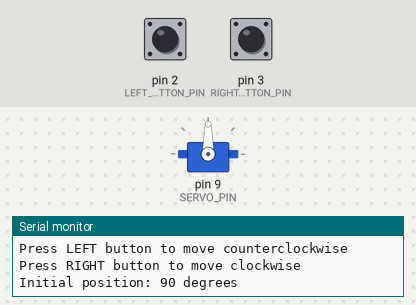
The sketch below on a simulated Arduino Uno, built with avr-gcc and run on an emulated ATmega328P. On the bench: servo, the last lines printed to the serial monitor. The inputs (shaded band) are chosen by the test bench; at power-on: pin 2 (LEFT_BUTTON_PIN) HIGH, pin 3 (RIGHT_BUTTON_PIN) HIGH.

Above: at 1.2 s.
1.3 s: pin 2 (LEFT_BUTTON_PIN) pulled LOW for 0.15 s
At 2.3 s:
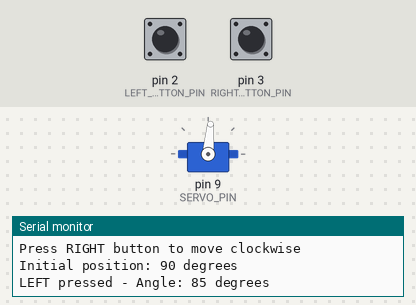
2.9 s: pin 3 (RIGHT_BUTTON_PIN) pulled LOW for 0.15 s
At 3.5 s:
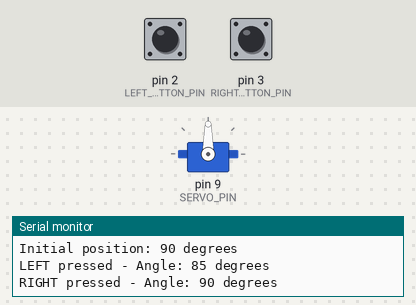
4.5 s: pin 3 (RIGHT_BUTTON_PIN) pulled LOW for 1 s
At 5.9 s:
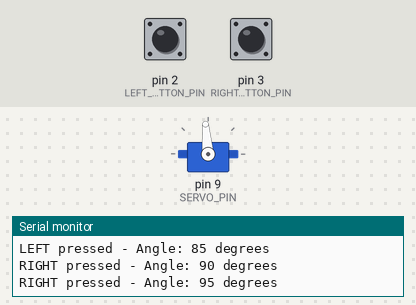
7.0 s: pin 3 (RIGHT_BUTTON_PIN) pulled LOW for 0.15 s
At 7.9 s:
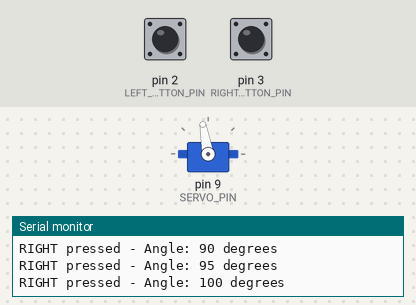
8.6 s: pin 2 (LEFT_BUTTON_PIN) pulled LOW for 1 s
At 9.1 s:
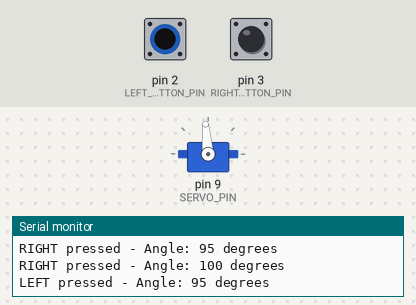
11.1 s: pin 3 (RIGHT_BUTTON_PIN) pulled LOW for 3.2 s
At 12.2 s:
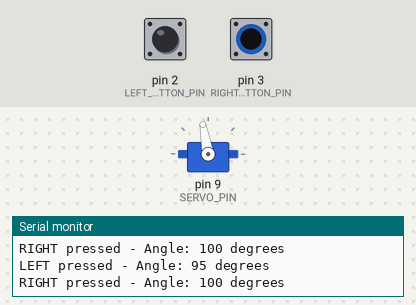
Timing chart, 0 to 14.1 s (numbered marks = the images above; inputs shaded):
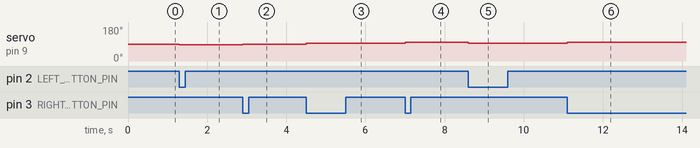

Measured:
- after the input at 1.3 s, servo on pin 9 (SERVO_PIN): 90° → 85° at once
- after the input at 2.9 s, servo on pin 9 (SERVO_PIN): 85° → 90° at once
- after the input at 4.5 s, servo on pin 9 (SERVO_PIN): 90° → 95° at once
- after the input at 7.0 s, servo on pin 9 (SERVO_PIN): 95° → 100° at once
- after the input at 8.6 s, servo on pin 9 (SERVO_PIN): 100° → 95° at once
- after the input at 11.1 s, servo on pin 9 (SERVO_PIN): 95° → 100° at once

The sketch:

servo_motor_button.ino
```cpp
/*
 * Project: Servo Motor Control with Buttons
 * Description: Control a servo motor position using push buttons (left/right)
 * Author: XergioAleX
 * Date: 2025
 */

// Include the Servo library
#include <Servo.h>

// Pin definitions
const int SERVO_PIN = 9;           // Servo control pin (PWM-capable)
const int LEFT_BUTTON_PIN = 2;      // Button to move servo left (counterclockwise)
const int RIGHT_BUTTON_PIN = 3;     // Button to move servo right (clockwise)

// Create servo object
Servo myServo;

// Variables
int leftButtonState = 0;      // Current reading from left button
int rightButtonState = 0;    // Current reading from right button
int lastLeftButtonState = 0;  // Previous reading from left button
int lastRightButtonState = 0; // Previous reading from right button
int servoAngle = 90;          // Current servo position (starts at center: 90°)
const int ANGLE_STEP = 5;     // How many degrees to move per button press
const int MIN_ANGLE = 0;       // Minimum servo angle
const int MAX_ANGLE = 180;     // Maximum servo angle

void setup() {
  // Attach servo to pin 9
  myServo.attach(SERVO_PIN);

  // Initialize button pins as inputs with internal pull-up resistors
  pinMode(LEFT_BUTTON_PIN, INPUT_PULLUP);
  pinMode(RIGHT_BUTTON_PIN, INPUT_PULLUP);

  // Set initial servo position to center (90 degrees)
  myServo.write(servoAngle);

  // Initialize serial communication for debugging
  Serial.begin(9600);
  Serial.println("Servo Motor Button Control Started");
  Serial.println("Press LEFT button to move counterclockwise");
  Serial.println("Press RIGHT button to move clockwise");
  Serial.print("Initial position: ");
  Serial.print(servoAngle);
  Serial.println(" degrees");
}

void loop() {
  // Read the current state of both buttons
  leftButtonState = digitalRead(LEFT_BUTTON_PIN);
  rightButtonState = digitalRead(RIGHT_BUTTON_PIN);

  // Check if LEFT button was just pressed (edge detection)
  // Button reads LOW when pressed (due to pull-up configuration)
  if (leftButtonState == LOW && lastLeftButtonState == HIGH) {
    // Move servo left (decrease angle)
    servoAngle = servoAngle - ANGLE_STEP;

    // Limit to minimum angle
    if (servoAngle < MIN_ANGLE) {
      servoAngle = MIN_ANGLE;
    }

    // Update servo position
    myServo.write(servoAngle);

    // Print status
    Serial.print("LEFT pressed - Angle: ");
    Serial.print(servoAngle);
    Serial.println(" degrees");

    // Small delay to avoid multiple triggers from button bounce
    delay(50);
  }

  // Check if RIGHT button was just pressed (edge detection)
  if (rightButtonState == LOW && lastRightButtonState == HIGH) {
    // Move servo right (increase angle)
    servoAngle = servoAngle + ANGLE_STEP;

    // Limit to maximum angle
    if (servoAngle > MAX_ANGLE) {
      servoAngle = MAX_ANGLE;
    }

    // Update servo position
    myServo.write(servoAngle);

    // Print status
    Serial.print("RIGHT pressed - Angle: ");
    Serial.print(servoAngle);
    Serial.println(" degrees");

    // Small delay to avoid multiple triggers from button bounce
    delay(50);
  }

  // Save the current button states for the next loop iteration
  lastLeftButtonState = leftButtonState;
  lastRightButtonState = rightButtonState;
}
```
